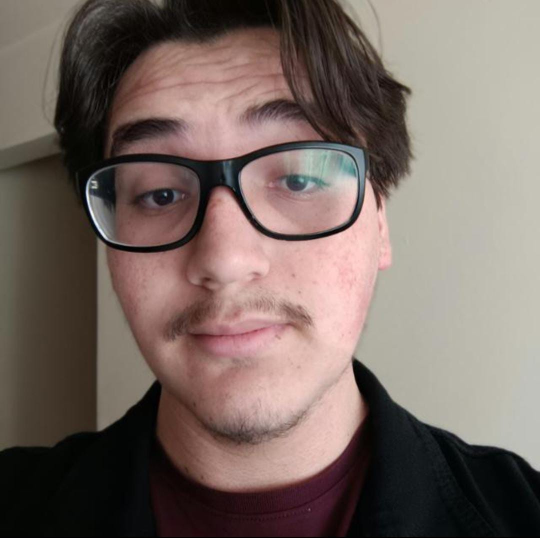
#> input picture src/assets/me/fellipe.jpg, 1080 x 1076 px (shown at 1/2 size)
$ python -i film-grade.py   (imports and definitions only)
#> lines starting #> are read from the running program, lines starting #| are printed output that depends on the picture
"""Gradação de filme 'Halação' para as fotos do site.

Uso:
  python3 scripts/film-grade.py ENTRADA.jpg SAIDA.jpg [opções]
  python3 scripts/film-grade.py --all        # regera src/assets/photos/*.jpg a partir de raw/

Os raios de bloom, halação e grão foram calibrados para ~1800px de largura e são
multiplicados por largura/1800 (≈1.33 em 2400px). Ajustes por imagem ficam em PER_IMAGE.
"""
import argparse
import sys
from pathlib import Path

import numpy as np
from PIL import Image
from scipy.ndimage import gaussian_filter, map_coordinates

rng = np.random.default_rng(7)

def lum(x): return x[..., 0]*.2126 + x[..., 1]*.7152 + x[..., 2]*.0722

def curve(x, toe=.08, shoulder=.92, contrast=1.1):
    # curva em S suave, pretos lavados, altas luzes sem estourar
    y = 1/(1+np.exp(-contrast*6*(x-.5)))
    lo, hi = 1/(1+np.exp(contrast*3)), 1/(1+np.exp(-contrast*3))
    y = .45*x + .55*(y-lo)/(hi-lo)
    return toe + y*(shoulder-toe)

def saturate(x, s):
    l = lum(x)[..., None]
    return l + (x-l)*s

def split_tone(x, shadow=(.36, .50, .56), highlight=(.68, .50, .34), amt=.3):
    l = lum(x)[..., None]
    return x + (np.array(shadow)-.5)*amt*(1-l) + (np.array(highlight)-.5)*amt*l

def bloom(x, radius=60, amt=.45):
    b = gaussian_filter(np.clip(x-.55, 0, 1), (radius, radius, 0))
    return 1-(1-x)*(1-b*amt*2)

def halation(x, thr, radius, color, amt):
    m = np.clip((lum(x)-thr)/(1-thr), 0, 1)
    g = gaussian_filter(m, radius)[..., None]*np.array(color)
    return 1-(1-x)*(1-g*amt)

def vignette(x, amt=.5, warm=(.12, .08, .05)):
    h, w, _ = x.shape
    yy, xx = np.mgrid[0:h, 0:w]
    r = np.sqrt(((xx-w/2)/(w/2))**2 + ((yy-h/2)/(h/2))**2)/1.414
    v = np.clip(r**2.2*amt*1.6, 0, 1)[..., None]
    return x*(1-v) + np.array(warm)*v

def chroma_ab(x, px=2.5):
    h, w, _ = x.shape
    yy, xx = np.mgrid[0:h, 0:w].astype(np.float32)
    dy, dx = (yy-h/2)/h, (xx-w/2)/w
    out = x.copy()
    for c, k in ((0, 1), (2, -1)):
        out[..., c] = map_coordinates(x[..., c], [yy+dy*px*k*2, xx+dx*px*k*2], order=1, mode='nearest')
    return out

def grain(x, amt=.035, size=.9):
    h, w, _ = x.shape
    n = gaussian_filter(rng.standard_normal((h, w)).astype(np.float32), size)
    n /= n.std()
    l = lum(x)
    return x + (n*amt*(4*l*(1-l)+.25))[..., None]

# Valores do Anexo A, com três ajustes globais depois de conferir as cinco imagens:
# grain .035 -> .018 (aparecia de longe), vignette .5 -> .3 (cantos quase pretos nos recortes),
# halo_r 8 -> 3 (com 8px a halação curta não chegava nas estrelas, só nas áreas claras grandes).
DEFAULTS = dict(toe=.08, shoulder=.92, contrast=1.1, sat=.75, bloom=.45, halation=1.0, halo_r=3.0, vignette=.3, grain=.018)

def grade(x, s=1.0, p=DEFAULTS):
    """s: escala dos raios (largura/1800). p: parâmetros ajustáveis por imagem."""
    x = gaussian_filter(x, (.9, .9, 0))          # película não é nítida como digital
    x = split_tone(saturate(curve(x, p['toe'], p['shoulder'], p['contrast']), p['sat']))
    x = bloom(x, 60*s, p['bloom'])
    x = halation(x, .40, p['halo_r']*s, (1, .22, .06), 1.0*p['halation'])  # halação curta e intensa
    x = halation(x, .50, 50*s, (1, .35, .12), .9*p['halation'])  # halação larga e suave
    x = vignette(x, p['vignette'])
    x = chroma_ab(x)
    return np.clip(grain(x, p['grain'], .9*s), 0, 1)

# Ajustes por imagem (ver README). Só o que difere de DEFAULTS.
PER_IMAGE: dict[str, dict] = {}

MAX_W = 2400

def run(src, dst, overrides=None):
#> called with src = '../src/assets/me/fellipe.jpg', dst = 'out.png'
    p = {**DEFAULTS, **PER_IMAGE.get(Path(src).name, {}), **(overrides or {})}
    im = Image.open(src).convert('RGB')
#> im is the input picture: PIL image 1080x1076 RGB; mean R, G, B 119.8, 105, 98.4
    if im.width > MAX_W:
        im = im.resize((MAX_W, int(im.height*MAX_W/im.width)), Image.LANCZOS)
    y = grade(np.asarray(im).astype(np.float32)/255, im.width/1800, p)
#> in curve, `y = 1/(1+np.exp(-contrast*6*(x-.5)))`:
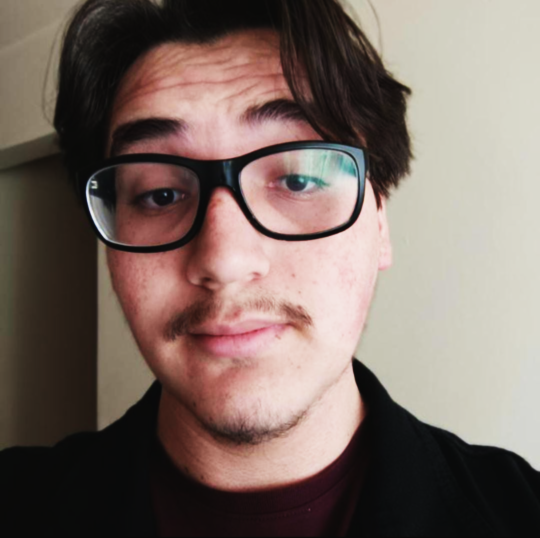
#> y: shape (1076, 1080, 3) float32 (shown at 1/2 size); mean of channels 0, 1, 2 0.487, 0.422, 0.394; drawn as R, G, B
#> in bloom, `b = gaussian_filter(np.clip(x-.55, 0, 1), (radius, radius, 0))`:
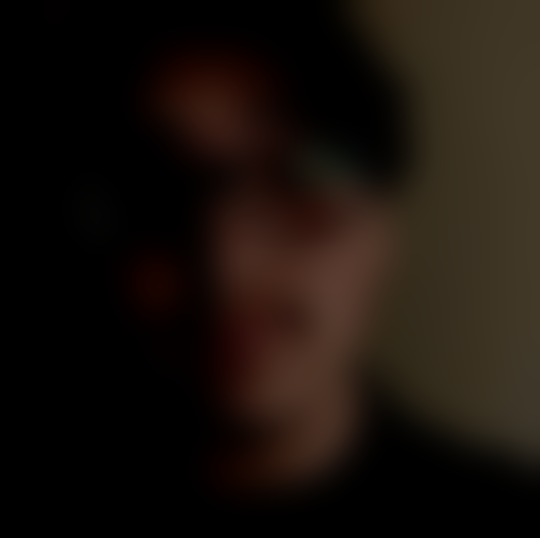
#> b: shape (1076, 1080, 3) float64 (shown at 1/2 size); mean of channels 0, 1, 2 0.1, 0.0697, 0.0479; drawn as R, G, B
#> in halation, `g = gaussian_filter(m, radius)[..., None]*np.array(color)`:
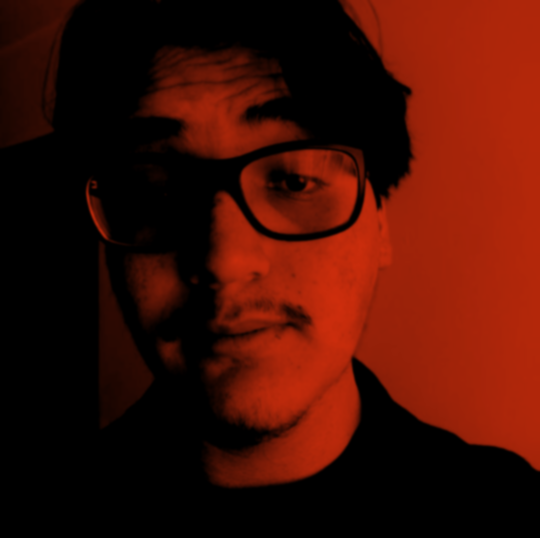
#> g: shape (1076, 1080, 3) float64 (shown at 1/2 size); mean of channels 0, 1, 2 0.267, 0.0587, 0.016; drawn as R, G, B
#> call 2 of halation, with thr = 0.5, radius = 30, color = (1, 0.35, 0.12), amt = 0.9
#> in halation (call 2), `m = np.clip((lum(x)-thr)/(1-thr), 0, 1)`:
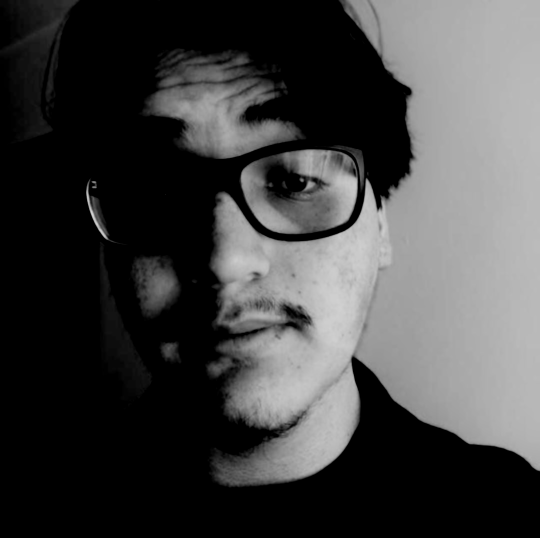
#> m: shape (1076, 1080) float64 (shown at 1/2 size); min 0, max 0.849, mean 0.261
#> in halation (call 2), `g = gaussian_filter(m, radius)[..., None]*np.array(color)`:
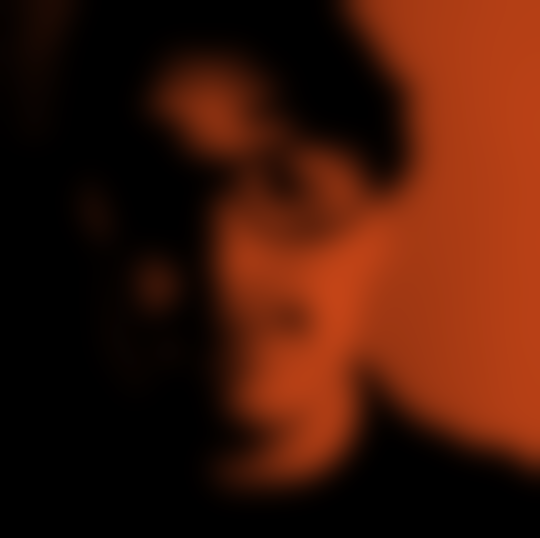
#> g: shape (1076, 1080, 3) float64 (shown at 1/2 size); mean of channels 0, 1, 2 0.261, 0.0914, 0.0313; drawn as R, G, B
#> in vignette, `return x*(1-v) + np.array(warm)*v`:
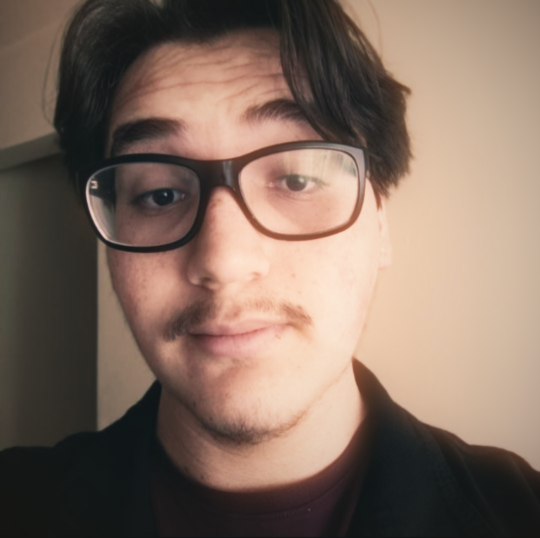
#> returned value: shape (1076, 1080, 3) float64 (shown at 1/2 size); mean of channels 0, 1, 2 0.513, 0.432, 0.382; drawn as R, G, B
#> in lum (call 5), `def lum(x): return x[..., 0]*.2126 + x[..., 1]*.7152 + x[..., 2]*.0722`:
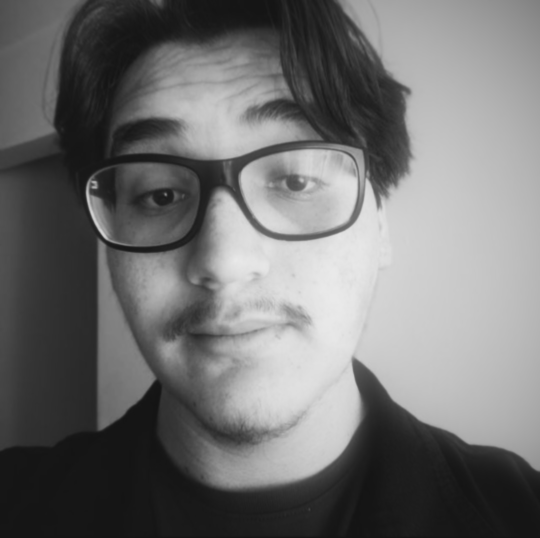
#> returned value: shape (1076, 1080) float64 (shown at 1/2 size); min 0.0771, max 0.92, mean 0.446
    Image.fromarray((y*255+.5).astype(np.uint8)).save(dst, quality=88, optimize=True)
    print(f'{src} -> {dst} ({im.width}x{im.height})', {k: v for k, v in p.items() if DEFAULTS[k] != v} or '')
#| ../src/assets/me/fellipe.jpg -> out.png (1080x1076)

# [18 lines not run here, left out]

>>> result = run('../src/assets/me/fellipe.jpg', 'out.png')
